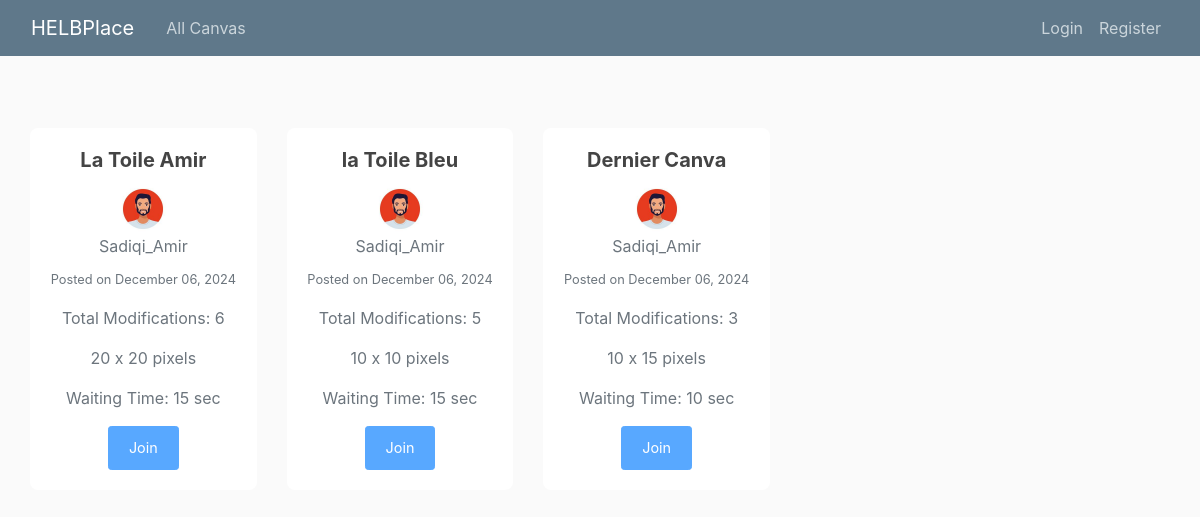
The page / on the database its author committed.
### blog/models.py (models this page shows, shortened)
class Canva(models.Model):
    title = models.CharField(max_length=100)
    sizeHeight = models.IntegerField()
    sizeWidth = models.IntegerField()
    timer = models.IntegerField()
    date_posted = models.DateTimeField(default=timezone.now)
    author = models.ForeignKey(User, on_delete=models.CASCADE)

### users/models.py (models this page shows, shortened)
class Profile(models.Model):
    user=models.OneToOneField(User, on_delete=models.CASCADE) # one-to-one relationship with User model and oneToOneField is used to delete theprofile when the user is deleted
    image=models.ImageField(default='default.jpg', upload_to='profile_pics') # image field to store profile picture

### blog/views.py (the view)
# urls.py: path('', views.home, name='home'),
def home(request):
    canvases = Canva.objects.annotate(
        total_modifications=Sum('useraction__modification_count')
    ).order_by('-total_modifications')
    return render(request, 'blog/home.html', {'canvases': canvases})

### blog/templates/blog/home.html (shortened to what this page needs)
{% extends "blog/base.html" %}
{% block content %}
<div class="container my-5">
  <div class="row">
    {% for canva in canvases %}
    <div class="col-md-4 mb-4">
      <div class="card shadow-sm">
        <div class="card-body">
          <h5 class="card-title text-center">{{ canva.title }}</h5>
          <div class="text-center mb-2">
            <img class="rounded-circle" src="{{ canva.author.profile.image.url }}" alt="{{ canva.author }}" style="width: 50px; height: 50px;">
            <p class="text-muted mb-0">{{ canva.author }}</p>
          </div>
          <p class="text-muted text-center"><small>Posted on {{ canva.date_posted|date:"F d, Y" }}</small></p>
          <p class="text-center text-muted">Total Modifications: {{ canva.total_modifications }}</p>
          <p class="text-center text-muted">{{ canva.sizeHeight }} x {{ canva.sizeWidth }} pixels</p>
          <p class="text-center text-muted">Waiting Time: {{ canva.timer }} sec</p>
          <div class="d-flex justify-content-center">
            {% if user.is_authenticated %}
              <a href="{% url 'canva-detail' canva.id %}" class="btn btn-primary btn-sm">Join</a>
            {% else %}
              <button class="btn btn-primary btn-sm" disabled>Join</button>
            {% endif %}
          </div>
        </div>
      </div>
    </div>
    {% endfor %}
  </div>
</div>
{% endblock content %}

### blog/static/blog/main.css (style rules this page uses)
body { background: #fafafa; color: #333333; margin-top: 5rem; }
h1, h2, h3, h4, h5, h6 { color: #444444; }
.container { max-width: 1200px; }
.btn-primary { background-color: #003a7a; border-color: #034590; font-size: 0.9rem; padding: 10px 20px; }
.card { border: none; border-radius: 8px; transition: transform 0.2s, box-shadow 0.2s; }
.card-title { font-size: 1.25rem; font-weight: bold; }

### rows shown on the page
Canva: title "La Toile Amir", author.profile.image (picture), author "Sadiqi_Amir", date_posted "December 06, 2024", total_modifications "6", sizeHeight "20", sizeWidth "20", timer "15"
Canva: title "la Toile Bleu", author.profile.image (picture), author "Sadiqi_Amir", date_posted "December 06, 2024", total_modifications "5", sizeHeight "10", sizeWidth "10", timer "15"
Canva: title "Dernier Canva", author.profile.image (picture), author "Sadiqi_Amir", date_posted "December 06, 2024", total_modifications "3", sizeHeight "10", sizeWidth "15", timer "10"
